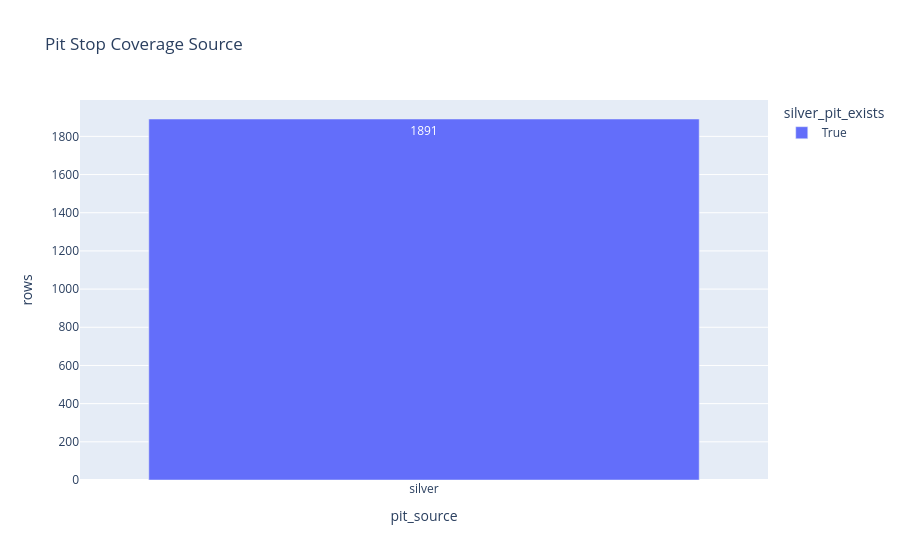

The code cell stored with this chart in its notebook:
### Code cell
fig = px.bar(
    coverage,
    x="pit_source",
    y="rows",
    color="silver_pit_exists",
    title="Pit Stop Coverage Source",
    text="rows",
)
save_fig(fig, "pit_coverage")

### Figure 1 — Plotly figure (JSON) as saved in the notebook; plotly's stock layout.template omitted (floating-point values rounded to 4 significant figures)
{"data": [{"hovertemplate": "silver_pit_exists=True<br>pit_source=%{x}<br>rows=%{text}<extra></extra>", "legendgroup": "True", "marker": {"color": "#636efa", "pattern": {"shape": ""}}, "name": "True", "orientation": "v", "showlegend": true, "text": [1891.0], "textposition": "auto", "type": "bar", "x": ["silver"], "xaxis": "x", "y": [1891], "yaxis": "y"}], "layout": {"barmode": "relative", "legend": {"title": {"text": "silver_pit_exists"}, "tracegroupgap": 0}, "title": {"text": "Pit Stop Coverage Source"}, "xaxis": {"anchor": "y", "domain": [0.0, 1.0], "title": {"text": "pit_source"}}, "yaxis": {"anchor": "x", "domain": [0.0, 1.0], "title": {"text": "rows"}}}}
